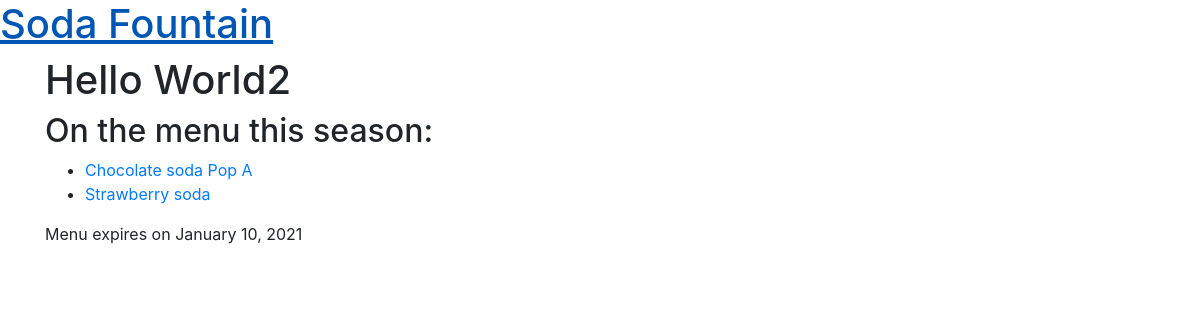
Screenshot of /511/ with the database file from the repository.
### menu/models.py (models this page shows, shortened)
class Menu(models.Model):
    season = models.CharField(max_length=200)
    items = models.ManyToManyField('Item', related_name='items')
    created_date = models.DateTimeField(
            default=timezone.now)
    expiration_date = models.DateTimeField(
            blank=True, null=True)

class Item(models.Model):
    name = models.CharField(max_length=200)
    description = models.TextField()
    chef = models.ForeignKey(User, on_delete=models.CASCADE)
    created_date = models.DateTimeField(
            default=timezone.now)
    standard = models.BooleanField(default=False)
    ingredients = models.ManyToManyField('Ingredient',
                                         related_name='ingredients')
    def __str__(self):
        return self.name

### menu/views.py (the view)
# urls.py: path('<int:pk>/', views.menu_detail, name='menu_detail'),
def menu_detail(request, pk):
    menu = Menu.objects.get(pk=pk)
    return render(request, 'menu/menu_detail.html', {'menu': menu})

### templates/menu/menu_detail.html (shortened to what this page needs)
{% extends "base.html" %}
{% load static %}
{% block content %}
    <div class="row">
        <div class="col-md-8">
            <div class="post">
                <h1>
                    {{ menu.season }}
                </h1>
                <h2>On the menu this season:</h2>
                <ul>
                    {% for item in menu.items.all %}
                        <li><a href="{% url 'item_detail' pk=item.pk %}">{{ item }}</a></li>
                    {% endfor %}
                </ul>
                {% if menu.expiration_date %}
                    <div class="date">
                        Menu expires on {{ menu.expiration_date|date:"F j, Y" }}
                    </div>
                {% endif %}
            </div>
        </div>
    </div>
{% endblock %}

### rows the page displays
Menu: season "Hello World2", expiration_date "January 10, 2021"
Item: name "Chocolate soda Pop A"
Item: name "Strawberry soda"
